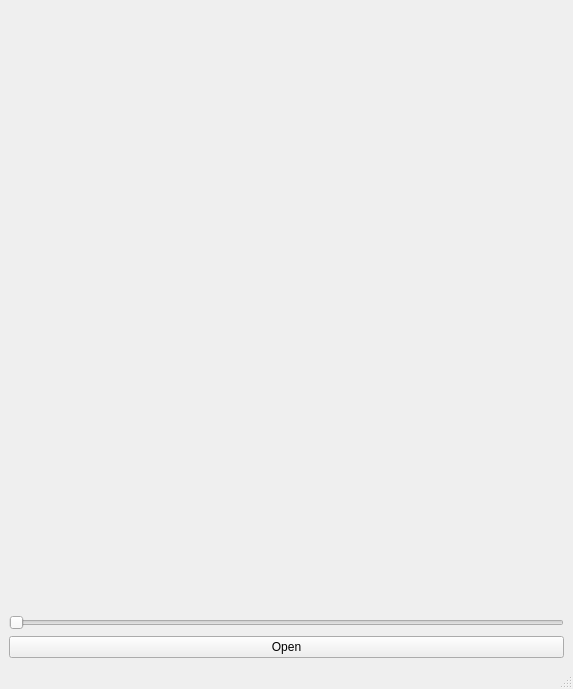
<?xml version="1.0" encoding="UTF-8"?>
<ui version="4.0">
 <class>MainWindow</class>
 <widget class="QMainWindow" name="MainWindow">
  <property name="geometry">
   <rect>
    <x>0</x>
    <y>0</y>
    <width>573</width>
    <height>689</height>
   </rect>
  </property>
  <property name="windowTitle">
   <string>MainWindow</string>
  </property>
  <widget class="QWidget" name="centralwidget">
   <layout class="QGridLayout" name="gridLayout">
    <item row="0" column="0">
     <layout class="QVBoxLayout" name="verticalLayout">
      <item>
       <widget class="QLabel" name="label">
        <property name="text">
         <string/>
        </property>
       </widget>
      </item>
      <item>
       <widget class="QSlider" name="horizontalSlider">
        <property name="orientation">
         <enum>Qt::Horizontal</enum>
        </property>
       </widget>
      </item>
      <item>
       <widget class="QPushButton" name="pushButton">
        <property name="text">
         <string>Open</string>
        </property>
       </widget>
      </item>
     </layout>
    </item>
   </layout>
  </widget>
  <widget class="QMenuBar" name="menubar">
   <property name="geometry">
    <rect>
     <x>0</x>
     <y>0</y>
     <width>573</width>
     <height>21</height>
    </rect>
   </property>
  </widget>
  <widget class="QStatusBar" name="statusbar"/>
 </widget>
 <resources/>
 <connections>
  <connection>
   <sender>pushButton</sender>
   <signal>clicked()</signal>
   <receiver>MainWindow</receiver>
   <slot>slot1()</slot>
   <hints>
    <hint type="sourcelabel">
     <x>142</x>
     <y>636</y>
    </hint>
    <hint type="destinationlabel">
     <x>227</x>
     <y>569</y>
    </hint>
   </hints>
  </connection>
  <connection>
   <sender>horizontalSlider</sender>
   <signal>valueChanged(int)</signal>
   <receiver>MainWindow</receiver>
   <slot>slot2()</slot>
   <hints>
    <hint type="sourcelabel">
     <x>403</x>
     <y>621</y>
    </hint>
    <hint type="destinationlabel">
     <x>476</x>
     <y>664</y>
    </hint>
   </hints>
  </connection>
 </connections>
 <slots>
  <slot>slot1()</slot>
  <slot>slot2()</slot>
 </slots>
</ui>
